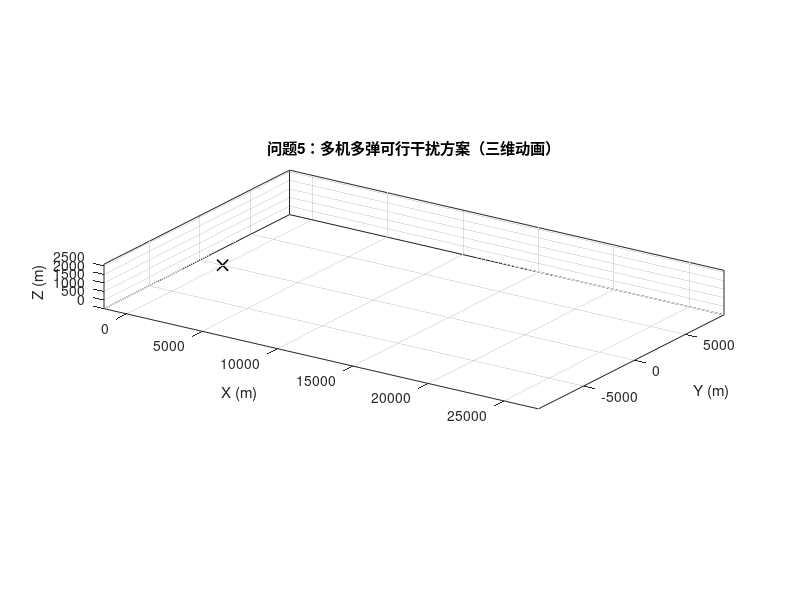

MATLAB code to generate this figure: (Note: this script raises an error after producing the figure.)
%% simulate_problem5_feasibility.m
% 题目A - 问题5：基于 check_uav_feasibility.py 的“存在性”结果，生成多机多弹可视化动画
% 功能：
% 1) 同时展示 3 枚导弹(M1~M3) 直指诱饵(原点)飞行；5 架无人机(FY1~FY5) 选取一个可行干扰方案。
% 2) 对每架无人机，自动搜索“最早可行”的干扰方案（对应脚本中的充分条件）：
%    - 在某时刻 T，选取 LOS(原点<-导弹) 上某点，使得：
%        a) 水平可达：|U0->Pxy| = v*T, v∈[70,140]m/s
%        b) 垂直/时序：存在引信 f≤T，使 z_det = z_uav - 0.5*g*f^2，且 0≤z_det≤z_missile(T)
%    - 满足则确定：无人机速度 v、航向、释放时刻 tau=T-f、释放点与起爆点。
% 3) 动画绘制：导弹/无人机轨迹与当前位置、各 UAV 的 LOS、云团球体（半径10m，起爆后20s，下沉3m/s）。
% 4) 自动保存 GIF/MP4 到本目录 output/。

clear; clc; close all;

%% ===================== 常量与参数 =====================
g        = 9.8;       % m/s^2
vM       = 300.0;     % 导弹速度
v_min    = 70.0;      % 无人机最小速
v_max    = 140.0;     % 无人机最大速
v_sink   = 3.0;       % 云团下沉速度
R_cloud  = 10.0;      % 云团有效半径
T_eff    = 20.0;      % 起爆后有效时间

% 诱饵与真目标说明：本可视化采用诱饵(原点)为 LOS 终点，以与 feasibility 脚本保持一致。
decoy = [0,0,0];      % 诱饵坐标 (0,0,0)

%% ===================== 初始态（与 python 一致） =====================
% 导弹初始位置
M0s = [
    20000,     0, 2000;   % M1
    19000,   600, 2100;   % M2
    18000,  -600, 1900;   % M3
];

% 无人机初始位置（等高飞行）
U0s = [
    17800,      0, 1800;  % FY1
    12000,   1400, 1400;  % FY2
    6000,   -3000,  700;  % FY3
    11000,   2000, 1800;  % FY4
    13000,  -2000, 1300;  % FY5
];

numM = size(M0s,1);
numU = size(U0s,1);

% 预计算导弹单位方向与撞击时间
uM = zeros(numM,3);
tImpact = zeros(numM,1);
for i = 1:numM
    m0 = M0s(i,:);
    uM(i,:) = -m0 / norm(m0);
    tImpact(i) = norm(m0) / vM;
end

%% ===================== 为每架无人机搜索一个“最早可行方案” =====================
sol.has = false(numU,1);
sol.mIdx = nan(numU,1);
sol.T    = nan(numU,1);
sol.f    = nan(numU,1);
sol.v    = nan(numU,1);
sol.head = nan(numU,3);
sol.Prel = nan(numU,3);
sol.Ept  = nan(numU,3);

timeSamples   = 200;   % 与 python 一致的采样量级
heightSamples = 120;

for ui = 1:numU
    U0 = U0s(ui,:);
    zU = U0(3);

    for mi = 1:numM
        m0 = M0s(mi,:);
        tImp = tImpact(mi);
        % 在 (0, tImp] 采样
        found = false;
        for iT = 1:timeSamples
            T = tImp * iT / timeSamples;
            Mt = m0 + vM * T * uM(mi,:);
            mx = Mt(1); my = Mt(2); mz = Mt(3);
            if mz <= 0, continue; end

            z_upper = min(mz, zU);
            if z_upper <= 0, continue; end

            lam_upper = z_upper / mz;
            for ik = 1:heightSamples
                lam = lam_upper * ik / heightSamples;
                z_det = lam * mz;
                % 垂直/时序：f <= T
                f = sqrt(max(0, 2.0 * (zU - z_det) / g));
                if f > T, continue; end

                % 水平可达：|U0->(lam*mx, lam*my)| = v*T, v∈[v_min,v_max]
                x_los = lam * mx; y_los = lam * my;
                r = hypot(x_los - U0(1), y_los - U0(2));
                v_req = r / max(T, eps);
                if v_req < v_min - 1e-6 || v_req > v_max + 1e-6
                    continue;
                end

                % 记录方案（最早 T）
                head_xy = [x_los - U0(1), y_los - U0(2), 0];
                if norm(head_xy(1:2)) < 1e-9, continue; end
                head = head_xy / norm(head_xy);
                tau  = T - f;                       % 释放时刻
                P_rel = U0 + v_req * tau * head;    % 释放点（等高）
                Ept   = [x_los, y_los, z_det];      % 起爆点

                sol.has(ui) = true;
                sol.mIdx(ui)= mi;
                sol.T(ui)   = T;
                sol.f(ui)   = f;
                sol.v(ui)   = v_req;
                sol.head(ui,:)= head;
                sol.Prel(ui,:)= P_rel;
                sol.Ept(ui,:)= Ept;
                found = true;
                break;
            end
            if found, break; end
        end
        if found, break; end
    end
end

%% ===================== 仿真时间轴 =====================
t0 = 0.0;
t1 = max([tImpact; sol.T(~isnan(sol.T)) + T_eff]);
dt = 0.02;                % 动画时间步
t  = (t0:dt:t1)';
N  = numel(t);

%% ===================== 轨迹预计算 =====================
% 导弹轨迹（超出撞击时刻后保持在原点）
M = nan(N,3,numM);
for mi = 1:numM
    for k = 1:N
        tk = t(k);
        if tk <= tImpact(mi)
            M(k,:,mi) = M0s(mi,:) + vM * tk * uM(mi,:);
        else
            M(k,:,mi) = decoy;  % 撞击后视为到达原点
        end
    end
end

% 无人机轨迹（无限延续直线、等高）
U = nan(N,3,numU);
for ui = 1:numU
    U0 = U0s(ui,:);
    if sol.has(ui)
        vU = sol.v(ui); hd = sol.head(ui,:);
    else
        % 若未找到可行方案，令其静止以便可视化（或给定最小速朝向原点）
        vU = 0; hd = [0 0 0];
    end
    for k = 1:N
        tk = t(k);
        U(k,:,ui) = U0 + vU * tk * hd;
        U(k,3,ui) = U0(3);       % 等高
    end
end

% 云团中心（每个 UAV 一团，若有方案则在 [T, T+T_eff] 有效）
C = nan(N,3,numU);
for ui = 1:numU
    if ~sol.has(ui), continue; end
    Texp = sol.T(ui);
    Ept  = sol.Ept(ui,:);
    idxCloud = (t >= Texp) & (t <= Texp + T_eff);
    C(idxCloud,1,ui) = Ept(1);
    C(idxCloud,2,ui) = Ept(2);
    C(idxCloud,3,ui) = Ept(3) - v_sink * (t(idxCloud) - Texp);
end

%% ===================== 坐标轴范围 =====================
allXYZ = [];
for mi = 1:numM, allXYZ = [allXYZ; squeeze(M(:,:,mi))]; end %#ok<AGROW>
for ui = 1:numU, allXYZ = [allXYZ; squeeze(U(:,:,ui))]; end %#ok<AGROW>
for ui = 1:numU, if sol.has(ui), allXYZ = [allXYZ; sol.Prel(ui,:); sol.Ept(ui,:)]; end, end %#ok<AGROW>

xl = [min(allXYZ(:,1))-1500, max(allXYZ(:,1))+1500];
yl = [min(allXYZ(:,2))-1500, max(allXYZ(:,2))+1500];
zl = [0, max(allXYZ(:,3))+500];

%% ===================== 图形对象初始化 =====================
[su, sv] = sphere(24);
colM = lines(numM);        % 导弹颜色
colU = lines(numU+2);      % 无人机颜色

fig = figure('Color','w','Position',[60 60 1080 680]);
ax  = axes(fig); hold(ax,'on'); grid(ax,'on'); box(ax,'on'); axis(ax,'equal');
xlabel(ax,'X (m)'); ylabel(ax,'Y (m)'); zlabel(ax,'Z (m)');
title(ax, '问题5：多机多弹可行干扰方案（三维动画）');
xlim(ax,xl); ylim(ax,yl); zlim(ax,zl); view(ax, 34, 20);

% 诱饵
plot3(ax, decoy(1),decoy(2),decoy(3), 'kx','MarkerSize',8,'LineWidth',1.2);

% 轨迹与当前位置句柄
hMpath = gobjects(numM,1); hMnow = gobjects(numM,1);
for mi = 1:numM
    hMpath(mi) = plot3(ax, nan, nan, nan, '-', 'LineWidth',1.2, 'Color',colM(mi,:));
    hMnow(mi)  = plot3(ax, nan, nan, nan, '^', 'MarkerSize',8, 'MarkerFaceColor',colM(mi,:), 'Color',colM(mi,:));
end

hUpath = gobjects(numU,1); hUnow = gobjects(numU,1);
for ui = 1:numU
    hUpath(ui) = plot3(ax, nan, nan, nan, '-', 'LineWidth',1.2, 'Color',colU(ui,:));
    hUnow(ui)  = plot3(ax, nan, nan, nan, 'o', 'MarkerSize',7, 'MarkerFaceColor',colU(ui,:), 'Color',colU(ui,:));
end

% 各 UAV 的 LOS 与云团
hLOS  = gobjects(numU,1);
hCloud= gobjects(numU,1);
for ui = 1:numU
    hLOS(ui)   = plot3(ax, nan, nan, nan, '-.', 'LineWidth',1.0, 'Color',[0.85 0.2 0.2]);
    hCloud(ui) = surf(ax, nan(2), nan(2), nan(2), 'EdgeAlpha',0.15, 'FaceAlpha',0.25, 'FaceColor',colU(ui,:));
end

% 释放/起爆点
for ui = 1:numU
    if sol.has(ui)
        plot3(ax, sol.Prel(ui,1), sol.Prel(ui,2), sol.Prel(ui,3), 'ks','MarkerSize',7,'LineWidth',1.0);
        plot3(ax, sol.Ept(ui,1),  sol.Ept(ui,2),  sol.Ept(ui,3),  'kd','MarkerSize',7,'LineWidth',1.0);
    end
end

legend(ax, {'诱饵(原点)'}, 'Location','northeastoutside');

% 右上角信息
txtInfo = text(ax, xl(2), yl(2), zl(2), '', 'HorizontalAlignment','right','VerticalAlignment','top', ...
    'FontSize',10,'FontWeight','bold');

%% ===================== 动画循环 =====================
outDir = fullfile(fileparts(mfilename('fullpath')), 'output');
if ~exist(outDir,'dir'), mkdir(outDir); end
gifName = fullfile(outDir, 'problem5_feasibility.gif');
mp4Name = fullfile(outDir, 'problem5_feasibility.mp4');
saveGIF = true; saveMP4 = true; fps = 25;
if saveMP4
    vw = VideoWriter(mp4Name, 'MPEG-4'); vw.FrameRate = fps; open(vw);
end

for k = 1:N
    % 导弹
    for mi = 1:numM
        set(hMpath(mi), 'XData', M(1:k,1,mi), 'YData', M(1:k,2,mi), 'ZData', M(1:k,3,mi));
        set(hMnow(mi),  'XData', M(k,1,mi),   'YData', M(k,2,mi),   'ZData', M(k,3,mi));
    end

    % 无人机
    for ui = 1:numU
        set(hUpath(ui), 'XData', U(1:k,1,ui), 'YData', U(1:k,2,ui), 'ZData', U(1:k,3,ui));
        set(hUnow(ui),  'XData', U(k,1,ui),   'YData', U(k,2,ui),   'ZData', U(k,3,ui));
    end

    % LOS 与云团
    for ui = 1:numU
        if ~sol.has(ui)
            set(hLOS(ui),   'Visible','off');
            set(hCloud(ui), 'Visible','off');
            continue;
        end
        mi = sol.mIdx(ui);
        % 当前 LOS：导弹当前位置 -> 诱饵
        set(hLOS(ui), 'XData',[M(k,1,mi) decoy(1)], 'YData',[M(k,2,mi) decoy(2)], 'ZData',[M(k,3,mi) decoy(3)], ...
            'Visible','on');

        % 云团（若在有效时间窗）
        Texp = sol.T(ui);
        if t(k) >= Texp && t(k) <= Texp + T_eff
            Ck = squeeze(C(k,:,ui));
            set(hCloud(ui), 'XData', R_cloud*su + Ck(1), ...
                            'YData', R_cloud*sv + Ck(2), ...
                            'ZData', R_cloud*su*0 + Ck(3) + R_cloud*sv*0, 'Visible','on');
        else
            set(hCloud(ui), 'Visible','off');
        end
    end

    % 信息文本
    txt = sprintf('t = %.2f s\n可行方案数量：%d / %d', t(k), sum(sol.has), numU);
    set(txtInfo, 'String', txt);

    drawnow;

    fr = getframe(fig);
    if saveGIF
        [A,map] = rgb2ind(fr.cdata, 256);
        if k == 1
            imwrite(A, map, gifName, 'gif', 'LoopCount', Inf, 'DelayTime', 1/fps);
        else
            imwrite(A, map, gifName, 'gif', 'WriteMode', 'append', 'DelayTime', 1/fps);
        end
    end
    if saveMP4
        writeVideo(vw, fr);
    end
end

if saveMP4
    close(vw);
end

fprintf('动画已保存：%s（GIF），%s（MP4）\n', gifName, mp4Name);


